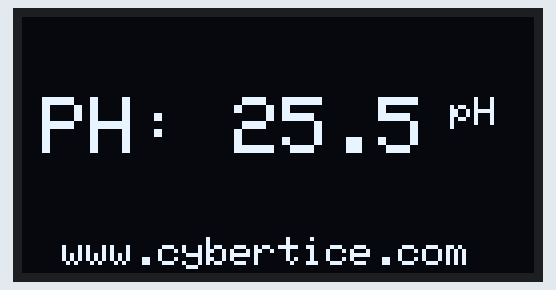
A sketch run on a simulated Arduino Uno, built with avr-gcc and run on an emulated ATmega328P. Parts: 128×64 one-colour display. What the sketch prints to the serial monitor is not drawn.

Above: at 5.9 s.

The sketch:

M1335_Arduino.ino
```cpp
#include <SoftwareSerial.h>
#include <Wire.h>
#include <Adafruit_GFX.h>
#include <Adafruit_SSD1306.h>

#define SCREEN_WIDTH 128 // OLED display width, in pixels
#define SCREEN_HEIGHT 64 // OLED display height, in pixels
#define OLED_RESET -1 // Reset pin # (or -1 if sharing Arduino reset pin)
Adafruit_SSD1306 display(SCREEN_WIDTH, SCREEN_HEIGHT, &Wire, OLED_RESET);

#define RE 8
#define DE 7

int ph ;
int ph2 ;

//const byte code[]= {0x01, 0x03, 0x00, 0x1e, 0x00, 0x03, 0x65, 0xCD};
//const byte nitro[] = {0x01,0x03, 0x00, 0x1e, 0x00, 0x01, 0xe4, 0x0c};
const byte phaddress[] = {0x01, 0x03, 0x00, 0x00, 0x00, 0x01, 0x84, 0x0A};
const byte phos[] = {0x01, 0x03, 0x00, 0x1f, 0x00, 0x01, 0xb5, 0xcc};
const byte pota[] = {0x01,0x03, 0x00, 0x20, 0x00, 0x01, 0x85, 0xc0};

byte values[11];
SoftwareSerial mod(2, 3);

void setup() {
  Serial.begin(9600);
  mod.begin(4800);
  pinMode(RE, OUTPUT);
  pinMode(DE, OUTPUT);

  display.begin(SSD1306_SWITCHCAPVCC, 0x3C); //initialize with the I2C addr 0x3C (128x64)
  delay(500);
  display.clearDisplay();
  display.setCursor(25, 15);
  display.setTextSize(1);
  display.setTextColor(WHITE);
  display.println(" PH Sensor");
  display.setCursor(25, 35);
  display.setTextSize(1);
  display.print("Initializing");
  display.display();
  delay(3000);
}

void loop() {
  byte val1, val2, val3;
  val2 = Fphaddress();
  delay(250);

  ph = val2 / 10;
  ph2 = val2 % 10;
  Serial.print("PH: ");
  Serial.print(ph);
  Serial.print(".");
  Serial.print(ph2);
  Serial.println(" pH");
  delay(2000);

  display.clearDisplay();

  display.setTextSize(2);
  display.setCursor(5, 20);
  display.print("PH: ");
  display.print(ph);
  display.print(".");
  display.print(ph2);
  display.setTextSize(1);
  display.print(" pH");

  display.setTextSize(1);
  display.setCursor(10, 55);
  display.print("www.cybertice.com");

  display.display();
}

byte Fphaddress() {
  digitalWrite(DE, HIGH);
  digitalWrite(RE, HIGH);
  delay(10);
  if (mod.write(phaddress, sizeof(phaddress)) == 8) {
    digitalWrite(DE, LOW);
    digitalWrite(RE, LOW);
    for (byte i = 0; i < 7; i++) {
      values[i] = mod.read();
    }
  }
  return values[4];
}
```
